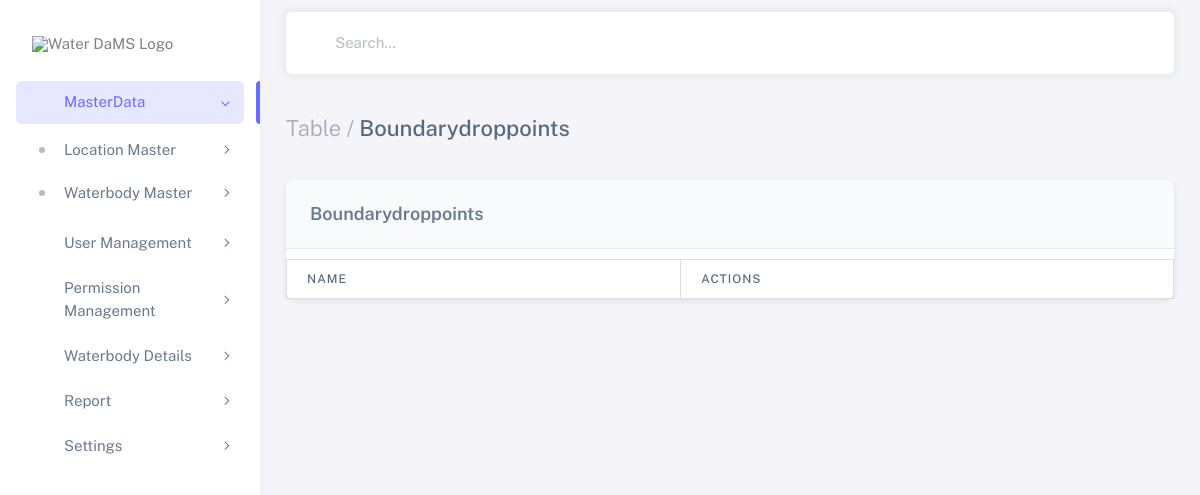
/boundary/, run on an earlier commit of the app's database.
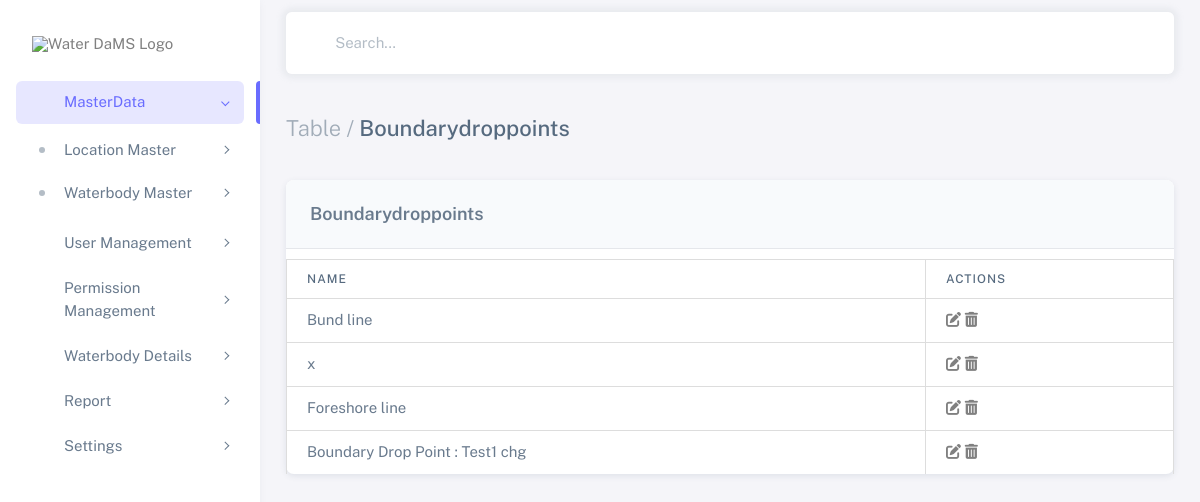
And on a later commit of the database.
### waterbodies_app/models.py (models this page shows, shortened)
class BoundaryDropPoints(models.Model):
    name = models.CharField(max_length=255)

### waterbodies_app/views.py (the view)
# urls.py: path('boundary/', views.boundary_drop_points_list, name='boundary_drop_points_list'),
def boundary_drop_points_list(request):
    boundary_points = BoundaryDropPoints.objects.all()
    return render(request, 'boundarydroppointslist.html', {'boundary_points': boundary_points})

### templates/boundarydroppointslist.html (shortened to what the changed rows need)
<!DOCTYPE html>
{%load static%}
<html
class="light-style layout-menu-fixed layout-compact"
dir="ltr"
data-theme="theme-default"
data-assets-path="{% static 'assets/' %}"
data-template="vertical-menu-template-free">
<!DOCTYPE html>
<html lang="en" class="light-style layout-wide customizer-hide" dir="ltr" data-theme="theme-default">
<head>
    {% load static %}
    <link rel="stylesheet" href="{% static 'assets/vendor/fonts/boxicons.css' %}"/>
    <link rel="stylesheet" href="https://cdnjs.cloudflare.com/ajax/libs/font-awesome/6.5.2/css/all.min.css">
    <link rel="stylesheet" href="{% static 'assets/vendor/css/core.css' %}" class="template-customizer-core-css"/>
    <link rel="stylesheet" href="{% static 'assets/vendor/css/theme-default.css' %}" class="template-customizer-theme-css"/>
    <link rel="stylesheet" href="{% static 'assets/css/demo.css' %}"/>
    <link rel="stylesheet" href="{% static 'assets/vendor/libs/perfect-scrollbar/perfect-scrollbar.css' %}"/>
    <link rel="stylesheet" href="{% static 'assets/vendor/css/pages/page-auth.css' %}"/>
</head>
  <body>
    <div class="layout-wrapper layout-content-navbar">
      <div class="layout-container">
        <div class="layout-page">
          <div class="content-wrapper">
            <div class="container-xxl flex-grow-1 container-p-y">
              <div class="card">
                <div class="table-responsive text-nowrap">
                    <table class="table">
                        <thead>
                            <tr class="text-nowrap">
                                <th>Name</th>
                                <th>Actions</th>
                            </tr>
                        </thead>
                        <tbody class="table-border-bottom-0">
                            {% for point in boundary_points %}
                                <tr>
                                    <td>{{ point.name }}</td>
                                    <td>
                                        <a href="javascript:void(0)" class="edit-boundary" data-id="{{ point.id }}" data-name="{{ point.name }}">
                                            <i class="fas fa-edit"></i>
                                        </a>
                                        <a href="javascript:void(0)" class="delete-boundary" data-id="{{ point.id }}" data-name="{{ point.name }}">
                                            <i class="fas fa-trash-alt"></i>
                                        </a>
                                    </td>
                                </tr>
                            {% endfor %}
                        </tbody>
                    </table>
                </div>
            </div>
          </div>
        </div>
      </div>
    </div>
  </body>
</html>

What changed in the data, as far as the page shows it:
added BoundaryDropPoints: name "Bund line"
added BoundaryDropPoints: name "x"
added BoundaryDropPoints: name "Foreshore line"
added BoundaryDropPoints: name "Boundary Drop Point : Test1 chg"
